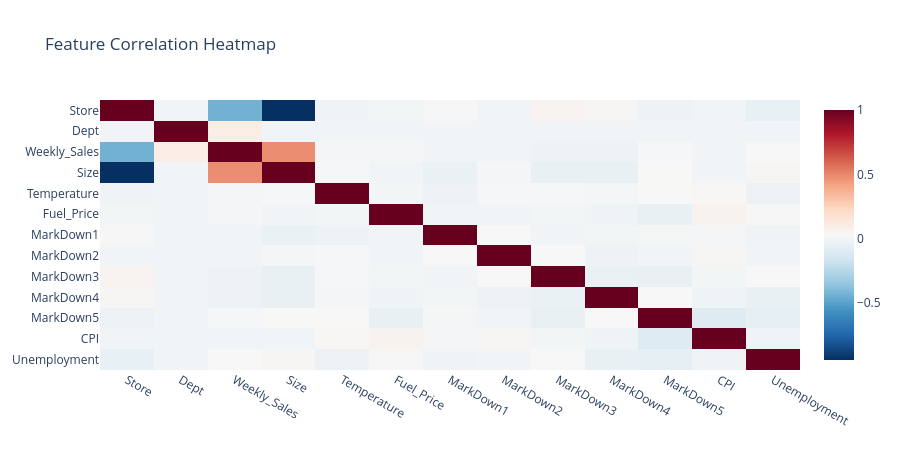

Write notebook code for a chart like this one.
### Markdown cell above
## Chart 6 — Feature Correlation Heatmap

### Code cell
import plotly.figure_factory as ff
numeric_cols = df.select_dtypes(include=[np.number]).columns.tolist()
corr = df[numeric_cols].corr()
fig6 = px.imshow(corr, title='Feature Correlation Heatmap',
                 color_continuous_scale='RdBu_r', aspect='auto')
fig6.update_layout(height=450, template='plotly_white')
fig6.show()

### Figure 1 — Plotly figure (JSON) as saved in the notebook; plotly's stock layout.template omitted (floating-point values rounded to 4 significant figures; data arrays with more than 128 entries replaced by an {"elided": "..."} marker saying what was removed)
{"data": [{"coloraxis": "coloraxis", "hovertemplate": "x: %{x}<br>y: %{y}<br>color: %{z}<extra></extra>", "name": "0", "type": "heatmap", "x": ["Store", "Dept", "Weekly_Sales", "Size", "Temperature", "Fuel_Price", "MarkDown1", "MarkDown2", "MarkDown3", "MarkDown4", "MarkDown5", "CPI", "Unemployment"], "xaxis": "x", "y": ["Store", "Dept", "Weekly_Sales", "Size", "Temperature", "Fuel_Price", "MarkDown1", "MarkDown2", "MarkDown3", "MarkDown4", "MarkDown5", "CPI", "Unemployment"], "yaxis": "y", "z": {"elided": "13x13 float values"}}], "layout": {"coloraxis": {"colorscale": [[0, "rgb(5,48,97)"], [0.1, "rgb(33,102,172)"], [0.2, "rgb(67,147,195)"], [0.3, "rgb(146,197,222)"], [0.4, "rgb(209,229,240)"], [0.5, "rgb(247,247,247)"], [0.6, "rgb(253,219,199)"], [0.7, "rgb(244,165,130)"], [0.8, "rgb(214,96,77)"], [0.9, "rgb(178,24,43)"], [1, "rgb(103,0,31)"]]}, "height": 450, "title": {"text": "Feature Correlation Heatmap"}, "xaxis": {"anchor": "y", "domain": [0, 1]}, "yaxis": {"anchor": "x", "autorange": "reversed", "domain": [0, 1]}}}
